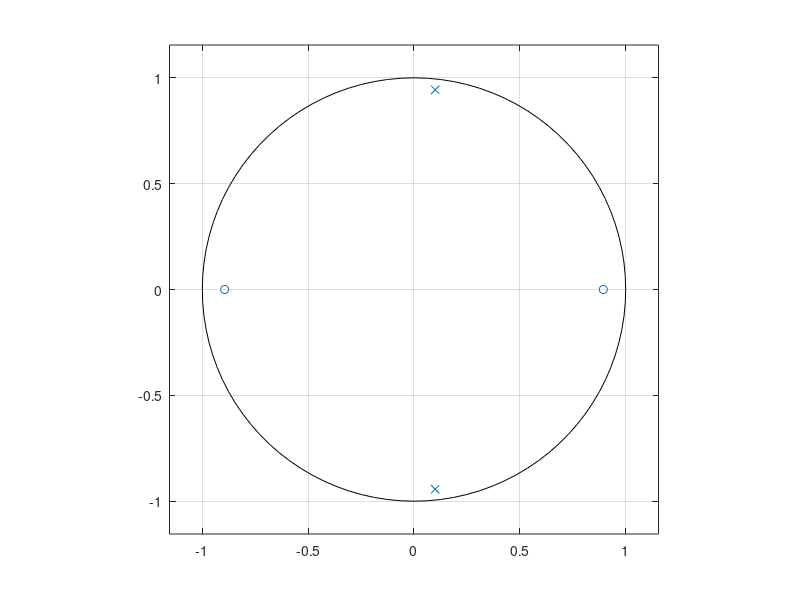

The MATLAB source for this figure:
clear all; close all; clc;

Nr = [1,0,-0.8];
Dr = [1,-0.2,0.9];
%sys=tf(Nr,Dr,1);

%[h,t]=impz(Nr,Dr,4)
[z,p,k]=tf2zp(Nr,Dr)
zplane(z,p)

if abs(p)<1
    disp('System is Stable');
else
    disp('System is unstable');
end
